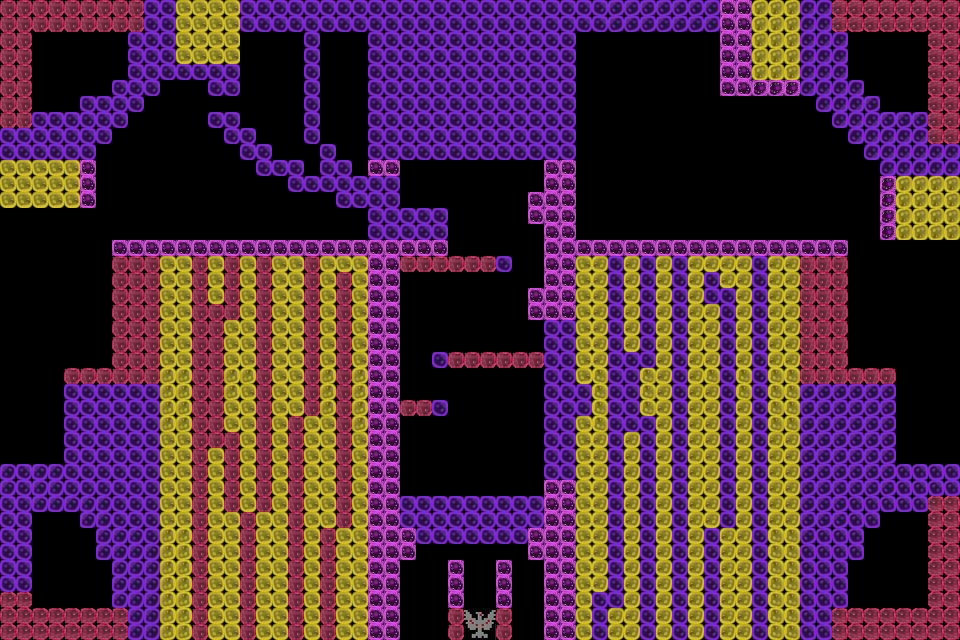

Below is a game level as drawn by its tile map, then a one-line description and the .tmx that defines it (tile-layer data replaced by summaries):
An orthogonal 60x40 tile map with 16x16 px tiles, 1 tile layer (back) and 6 objects (enemy_point_1, enemy_point_2, player_point, enemy_point_3, enemy_point_4, ...).

<map version="1.8" tiledversion="1.8.2" orientation="orthogonal" renderorder="right-up" width="60" height="40" tilewidth="16" tileheight="16" infinite="0" nextlayerid="3" nextobjectid="7">
 <tileset firstgid="1" name="base" tilewidth="16" tileheight="16" tilecount="28" columns="14">
  <image source="tile.png" width="224" height="32" />
 </tileset>
 <layer id="1" name="back" width="60" height="40">
  <data>[2400 cells, 1578 non-empty, 24 distinct tile ids]</data>
 </layer>
 <objectgroup id="2" name="objects">
  <object id="1" name="enemy_point_1" x="80" y="80">
   <point />
  </object>
  <object id="2" name="enemy_point_2" x="880" y="80">
   <point />
  </object>
  <object id="3" name="player_point" x="480" y="480">
   <point />
  </object>
  <object id="4" name="enemy_point_3" x="80" y="560">
   <point />
  </object>
  <object id="5" name="enemy_point_4" x="880" y="560.5">
   <point />
  </object>
  <object id="6" name="guard_point" x="480" y="624">
   <point />
  </object>
 </objectgroup>
</map>